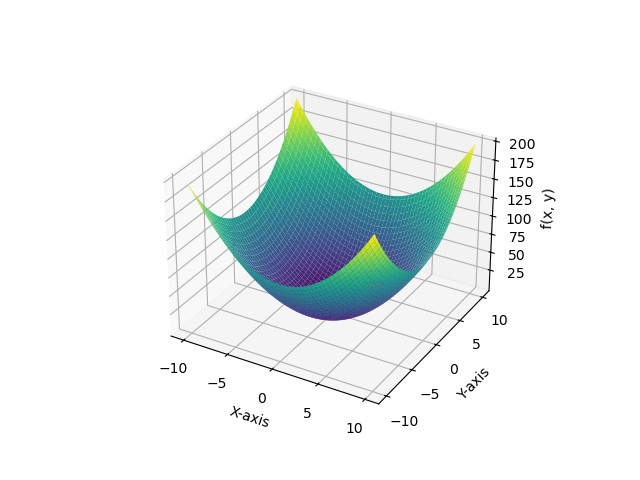

The script that drew this image:
import numpy as np
import matplotlib.pyplot as plt
from mpl_toolkits.mplot3d import Axes3D

# Step 1: Define the multivariable function
def f(x, y):
    return x**2 + y**2

# Step 2: Generate input ranges for x and y
x = np.linspace(-10, 10, 100)  # 100 points from -10 to 10 for x
y = np.linspace(-10, 10, 100)  # 100 points from -10 to 10 for y

# Create a meshgrid for the x and y ranges
X, Y = np.meshgrid(x, y)

# Step 3: Evaluate the function over the grid
Z = f(X, Y)

# Step 4: Visualize the function with a 3D surface plot
fig = plt.figure()
ax = fig.add_subplot(111, projection='3d')
ax.plot_surface(X, Y, Z, cmap="viridis")

# Add labels for axes
ax.set_xlabel("X-axis")
ax.set_ylabel("Y-axis")
ax.set_zlabel("f(x, y)")

# Show the plot
plt.show()
